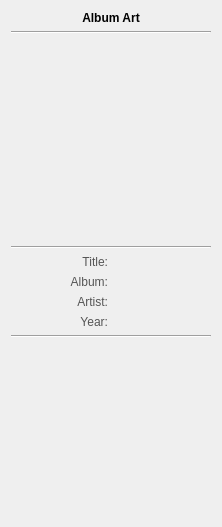
<ui version="4.0" >
 <class>Metadata</class>
 <widget class="QWidget" name="Metadata" >
  <property name="geometry" >
   <rect>
    <x>0</x>
    <y>0</y>
    <width>218</width>
    <height>527</height>
   </rect>
  </property>
  <property name="windowTitle" >
   <string>Metadata</string>
  </property>
  <layout class="QVBoxLayout" name="verticalLayout" >
   <item>
    <widget class="QLabel" name="label" >
     <property name="font" >
      <font>
       <weight>75</weight>
       <bold>true</bold>
      </font>
     </property>
     <property name="text" >
      <string>Album Art</string>
     </property>
     <property name="alignment" >
      <set>Qt::AlignCenter</set>
     </property>
    </widget>
   </item>
   <item>
    <widget class="Line" name="line" >
     <property name="orientation" >
      <enum>Qt::Horizontal</enum>
     </property>
    </widget>
   </item>
   <item>
    <widget class="QLabel" name="labelAlbumArt" >
     <property name="sizePolicy" >
      <sizepolicy vsizetype="Minimum" hsizetype="Minimum" >
       <horstretch>0</horstretch>
       <verstretch>0</verstretch>
      </sizepolicy>
     </property>
     <property name="minimumSize" >
      <size>
       <width>200</width>
       <height>200</height>
      </size>
     </property>
     <property name="maximumSize" >
      <size>
       <width>200</width>
       <height>200</height>
      </size>
     </property>
     <property name="pixmap" >
      <pixmap resource="../rcc/res.qrc" >:/images/images/noart.jpg</pixmap>
     </property>
     <property name="scaledContents" >
      <bool>true</bool>
     </property>
     <property name="alignment" >
      <set>Qt::AlignCenter</set>
     </property>
    </widget>
   </item>
   <item>
    <widget class="Line" name="line_2" >
     <property name="orientation" >
      <enum>Qt::Horizontal</enum>
     </property>
    </widget>
   </item>
   <item>
    <layout class="QGridLayout" name="gridLayout" >
     <item row="0" column="0" >
      <widget class="QLabel" name="label_3" >
       <property name="styleSheet" >
        <string notr="true" >color: #555;</string>
       </property>
       <property name="text" >
        <string>Title:</string>
       </property>
       <property name="scaledContents" >
        <bool>true</bool>
       </property>
       <property name="alignment" >
        <set>Qt::AlignRight|Qt::AlignTrailing|Qt::AlignVCenter</set>
       </property>
       <property name="wordWrap" >
        <bool>false</bool>
       </property>
      </widget>
     </item>
     <item row="0" column="1" >
      <widget class="QLabel" name="labelTitle" />
     </item>
     <item row="1" column="0" >
      <widget class="QLabel" name="label_5" >
       <property name="styleSheet" >
        <string notr="true" >color: #555;</string>
       </property>
       <property name="text" >
        <string>Album:</string>
       </property>
       <property name="scaledContents" >
        <bool>true</bool>
       </property>
       <property name="alignment" >
        <set>Qt::AlignRight|Qt::AlignTrailing|Qt::AlignVCenter</set>
       </property>
       <property name="wordWrap" >
        <bool>false</bool>
       </property>
      </widget>
     </item>
     <item row="1" column="1" >
      <widget class="QLabel" name="labelAlbum" />
     </item>
     <item row="3" column="0" >
      <widget class="QLabel" name="label_9" >
       <property name="styleSheet" >
        <string notr="true" >color: #555;</string>
       </property>
       <property name="text" >
        <string>Year:</string>
       </property>
       <property name="scaledContents" >
        <bool>true</bool>
       </property>
       <property name="alignment" >
        <set>Qt::AlignRight|Qt::AlignTrailing|Qt::AlignVCenter</set>
       </property>
       <property name="wordWrap" >
        <bool>false</bool>
       </property>
      </widget>
     </item>
     <item row="3" column="1" >
      <widget class="QLabel" name="labelYear" />
     </item>
     <item row="2" column="0" >
      <widget class="QLabel" name="label_7" >
       <property name="styleSheet" >
        <string notr="true" >color: #555;</string>
       </property>
       <property name="text" >
        <string>Artist:</string>
       </property>
       <property name="scaledContents" >
        <bool>true</bool>
       </property>
       <property name="alignment" >
        <set>Qt::AlignRight|Qt::AlignTrailing|Qt::AlignVCenter</set>
       </property>
       <property name="wordWrap" >
        <bool>false</bool>
       </property>
      </widget>
     </item>
     <item row="2" column="1" >
      <widget class="QLabel" name="labelArtist" />
     </item>
    </layout>
   </item>
   <item>
    <widget class="Line" name="line_3" >
     <property name="orientation" >
      <enum>Qt::Horizontal</enum>
     </property>
    </widget>
   </item>
   <item>
    <spacer name="verticalSpacer" >
     <property name="orientation" >
      <enum>Qt::Vertical</enum>
     </property>
     <property name="sizeHint" stdset="0" >
      <size>
       <width>20</width>
       <height>384</height>
      </size>
     </property>
    </spacer>
   </item>
  </layout>
 </widget>
 <resources>
  <include location="../rcc/res.qrc" />
 </resources>
 <connections/>
</ui>
